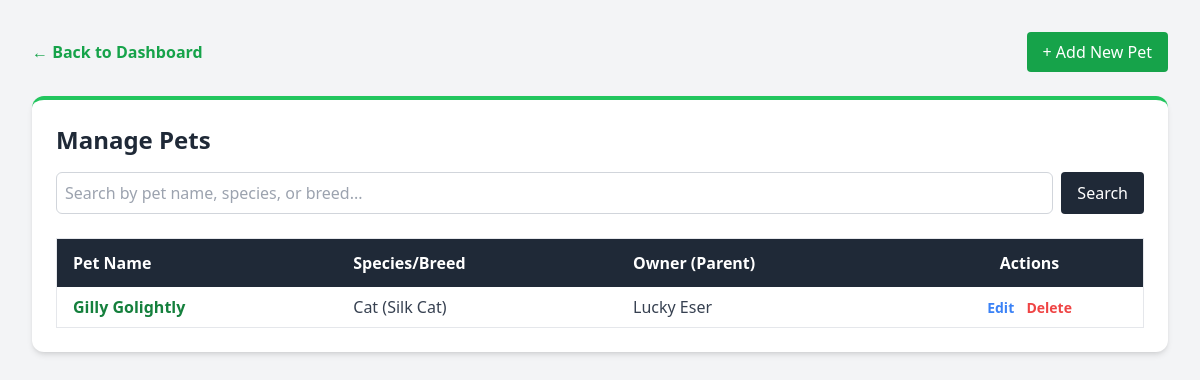
/pets.php (signed in), run on the app's committed database.
### tables this page shows
CREATE TABLE `pets` (
  `pet_id` int(11) NOT NULL,
  `owner_id` int(11) NOT NULL,
  `pet_name` varchar(50) NOT NULL,
  `species` varchar(30) DEFAULT NULL,
  `breed` varchar(50) DEFAULT NULL,
  `birth_date` date DEFAULT NULL
);

CREATE TABLE `owners` (
  `owner_id` int(11) NOT NULL,
  `first_name` varchar(50) NOT NULL,
  `last_name` varchar(50) NOT NULL,
  `phone_number` varchar(20) DEFAULT NULL,
  `email` varchar(100) DEFAULT NULL,
  `created_at` timestamp NOT NULL DEFAULT current_timestamp()
);

### pets.php (the view, shortened to what this page needs)
<?php
require_once 'includes/db_connect.php';
$search = $_GET['search'] ?? '';
if ($search) {
    $sql = "SELECT p.*, o.first_name, o.last_name
            FROM pets p
            JOIN owners o ON p.owner_id = o.owner_id
            WHERE p.pet_name LIKE ? OR p.species LIKE ? OR p.breed LIKE ?
            ORDER BY p.pet_id DESC";
    $stmt = $pdo->prepare($sql);
    $search_term = "%" . $search . "%";
    $stmt->execute([$search_term, $search_term, $search_term]);
} else {
    $sql = "SELECT p.*, o.first_name, o.last_name FROM pets p JOIN owners o ON p.owner_id = o.owner_id ORDER BY p.pet_id DESC";
    $stmt = $pdo->query($sql);
}
$pets = $stmt->fetchAll();
?>
<!DOCTYPE html>
<html lang="en">
<head>
    <script src="https://cdn.tailwindcss.com"></script>
</head>
<body class="bg-gray-100 p-8">
    <div class="max-w-6xl mx-auto space-y-6">
        <div class="flex justify-between items-center">
            <a href="index.php" class="text-green-600 hover:underline font-semibold">&larr; Back to Dashboard</a>
            <a href="add_pet.php" class="bg-green-600 text-white px-4 py-2 rounded hover:bg-green-700 transition">+ Add New Pet</a>
        </div>
        <div class="bg-white p-6 rounded-xl shadow-md border-t-4 border-green-500">
            <h2 class="text-2xl font-bold text-gray-800 mb-4">Manage Pets</h2>
            <form action="pets.php" method="GET" class="mb-6 flex space-x-2">
                <input type="text" name="search" value="<?= htmlspecialchars($search) ?>" placeholder="Search by pet name, species, or breed..." class="flex-1 border border-gray-300 rounded-md p-2">
                <button type="submit" class="bg-gray-800 text-white px-4 py-2 rounded hover:bg-gray-900 transition">Search</button>
            </form>
            <div class="overflow-x-auto">
                <table class="min-w-full bg-white border border-gray-200">
                    <thead class="bg-gray-800 text-white">
                        <tr>
                            <th class="py-3 px-4 text-left">Pet Name</th>
                            <th class="py-3 px-4 text-left">Species/Breed</th>
                            <th class="py-3 px-4 text-left">Owner (Parent)</th>
                            <th class="py-3 px-4 text-center">Actions</th>
                        </tr>
                    </thead>
                    <tbody class="text-gray-700">
                        <?php if(empty($pets)): ?>
                            <tr><td colspan="4" class="py-4 text-center text-gray-500">No pets found.</td></tr>
                        <?php else: ?>
                            <?php foreach ($pets as $pet): ?>
                                <tr class="border-b hover:bg-gray-50">
                                    <td class="py-2 px-4 font-bold text-green-700"><?= htmlspecialchars($pet['pet_name']) ?></td>
                                    <td class="py-2 px-4"><?= htmlspecialchars($pet['species']) ?> (<?= htmlspecialchars($pet['breed']) ?>)</td>
                                    <td class="py-2 px-4"><?= htmlspecialchars($pet['first_name'] . ' ' . $pet['last_name']) ?></td>
                                    <td class="py-2 px-4 text-center space-x-2">
                                        <a href="edit_pet.php?id=<?= $pet['pet_id'] ?>" class="text-blue-500 hover:underline text-sm font-semibold">Edit</a>
                                        <a href="delete_pet.php?id=<?= $pet['pet_id'] ?>" onclick="return confirm('Are you sure you want to delete this pet?');" class="text-red-500 hover:underline text-sm font-semibold">Delete</a>
                                    </td>
                                </tr>
                            <?php endforeach; ?>
                        <?php endif; ?>
                    </tbody>
                </table>
            </div>
        </div>
    </div>
</body>
</html>

### data on the page
pets: pet_name "Gilly Golightly", species "Cat", breed "Silk Cat", owner.last_name "Lucky Eser"
